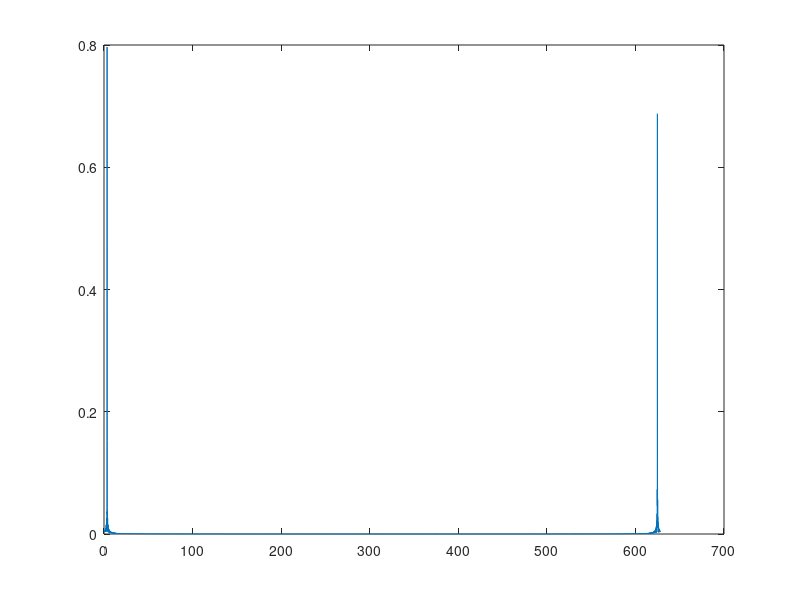

The MATLAB source for this figure:
w = 3.5;
t = [0:0.01:100];

z = cos(w*t);

F = [0:0.1:628];

dft = zeros(size(F));

for k = 1:size(F, 2)
fa = F(k);
za = z.*e.^(-i*fa*t);
dft(k) = abs(sum(za))/size(F,2);
end

plot(F, dft);
